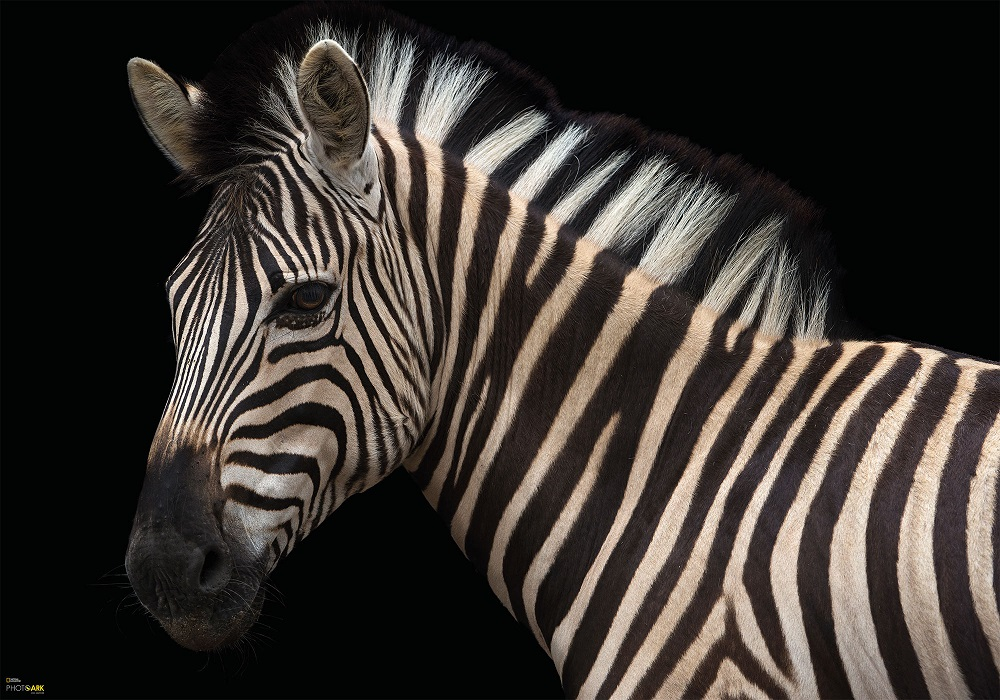
#> input picture Praktikum/Praktikum 4/Zebra.jpg, 1000 x 700 px, found by its file name
$ jupyter execute CV_4_Filters.ipynb
#> lines starting #> are read from the running program, lines starting #| are printed output that depends on the picture; after the words box and inside, x2 and y2 are one past the last pixel; in counts of white or black regions, pixels touching at a corner belong together
# Filters

[cell 1]
import matplotlib.image as mpimg
from matplotlib import pyplot as plt
import numpy as np
import matplotlib.colors as colors
import cv2

## Load and plot the image

### Convert the image to binary image

[cell 2]
img = cv2.imread(r"C:\Users\nessl\OneDrive\Desktop\Studium\Semester 4\Bildverstehen\Praktikum\Praktikum 4\Zebra.jpg", cv2.IMREAD_GRAYSCALE)
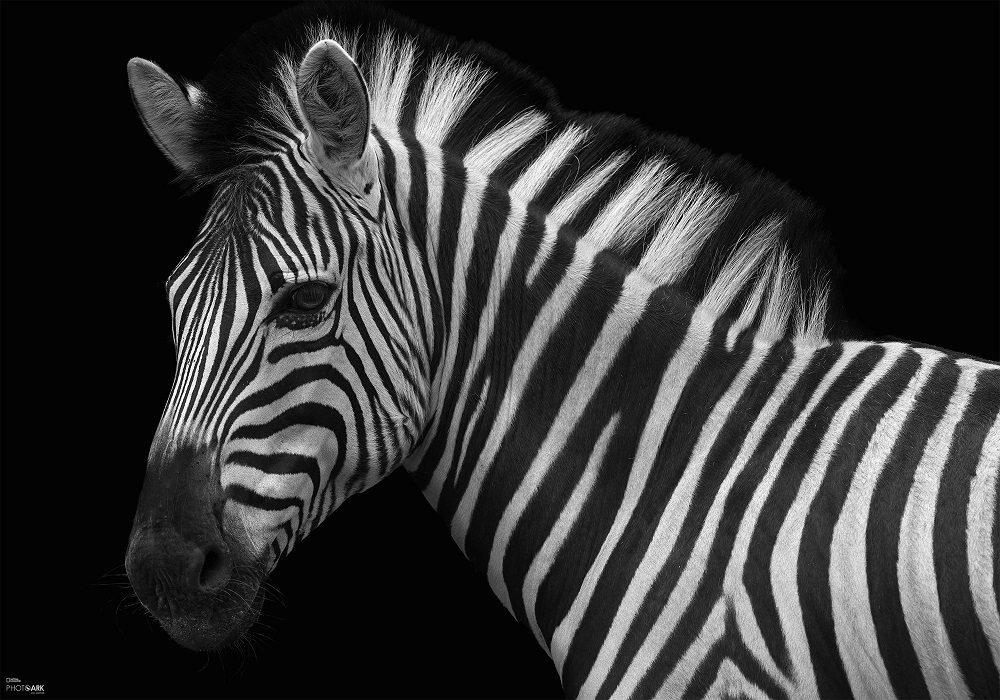
#> img: shape (700, 1000); min 0, max 255, mean 53.6
_, img = cv2.threshold(img, 127, 255, cv2.THRESH_BINARY)
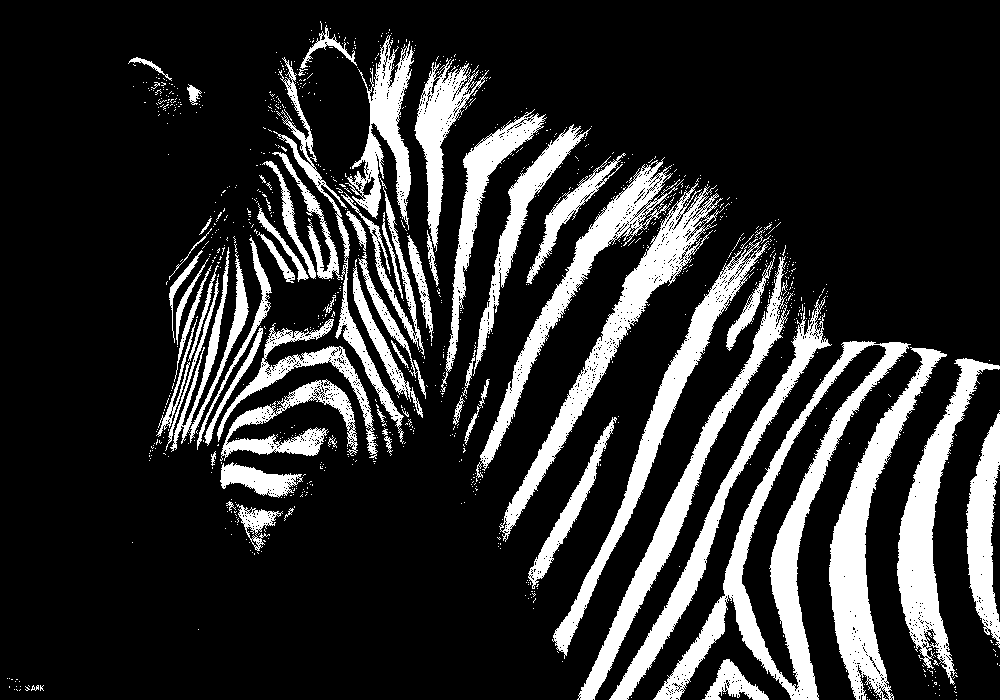
#> img: shape (700, 1000); 18.6% white; 1045 white regions (978 under 20 px), largest, box (x1, y1, x2, y2) and area: (653, 341, 911, 700) 14371, (829, 347, 947, 700) 10131, (499, 183, 724, 542) 8710

plt.imshow(img, cmap='gray')
plt.title('Binary Image')
plt.show()

### Implement the dilation method

[cell 3]
def dil_filter(img, l):
    for i in range(l):
        img = np.pad(img, ((1, 1), (1, 1)), mode='constant', constant_values=0)
        rows, cols = len(img), len(img[0])
        result_img = [[0] * cols for _ in range(rows)]

        for i in range(rows):
            for j in range(cols):
                max_value = img[i][j]

                for x in range(max(0, i-1), min(rows, i+2)):
                    for y in range(max(0, j-1), min(cols, j+2)):
                        max_value = max(max_value, img[x][y])
                result_img[i][j] = max_value
    return result_img

[cell 4]
def ero_filter(img, l):
    for i in range(l):
        img = np.pad(img, ((1, 1), (1, 1)), mode='constant', constant_values=0)
        rows, cols = len(img), len(img[0])
        result_img = [[0] * cols for _ in range(rows)]

        for i in range(rows):
            for j in range(cols):
                min_value = float('inf')

                for x in range(max(0, i-1), min(rows, i+2)):
                    for y in range(max(0, j-1), min(cols, j+2)):
                        min_value = min(min_value, img[x][y])

                result_img[i][j] = min_value

    return result_img

### Implement the erosion method

[cell 5]
fig, axs = plt.subplots(1, 2, figsize=(12, 6))
axs[0].imshow(dil_filter(img, 2), cmap='gray')
#> the loop in dil_filter, `for i in range(l):` made 2 passes
#> (rows, cols) on passes 1 to 2: (702, 1002), (704, 1004)
#> pass 1, in dil_filter, `img = np.pad(img, ((1, 1), (1, 1)), mode='constant', constant_values=0)`:
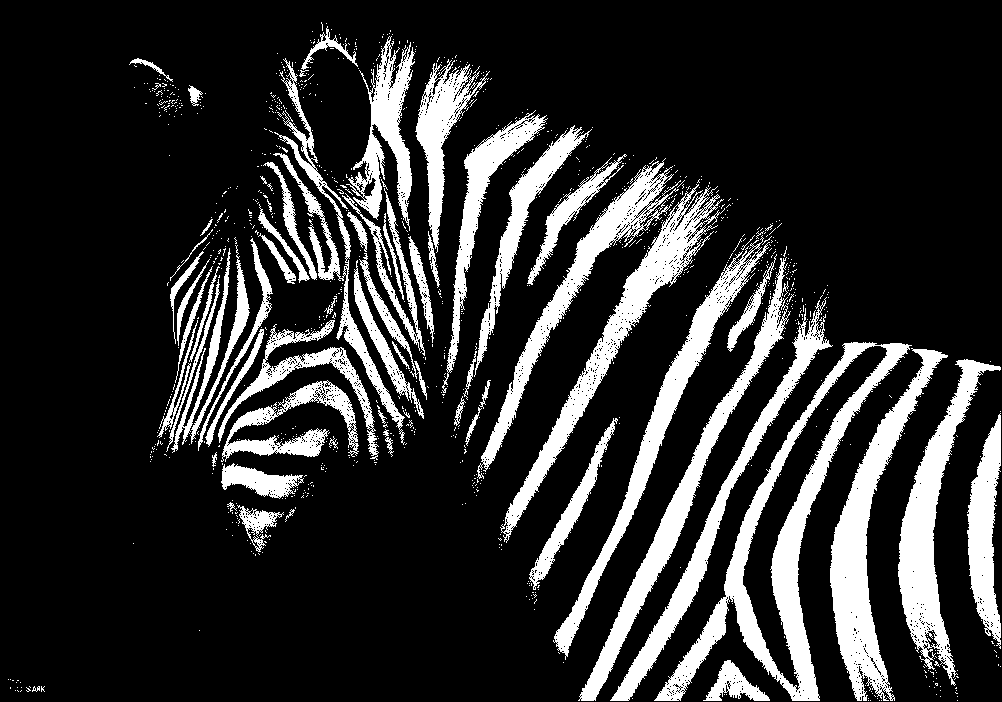
#> img: shape (702, 1002); 18.5% white; 1045 white regions (978 under 20 px), largest, box (x1, y1, x2, y2) and area: (654, 342, 912, 701) 14371, (830, 348, 948, 701) 10131, (500, 184, 725, 543) 8710
#> pass 2, in dil_filter, `img = np.pad(img, ((1, 1), (1, 1)), mode='constant', constant_values=0)`:
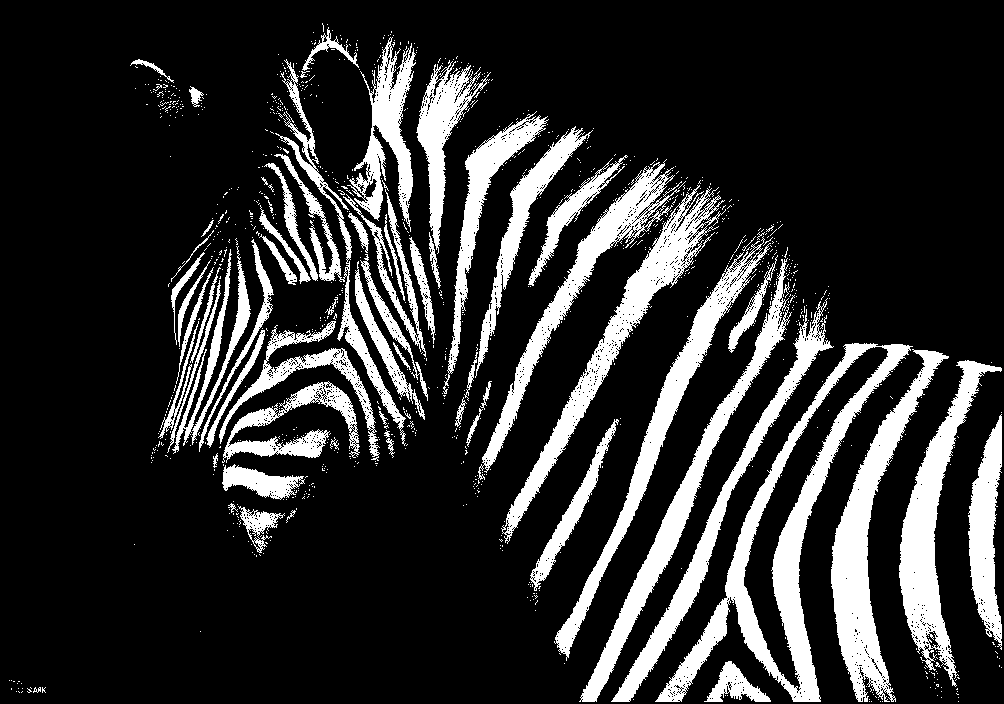
#> img: shape (704, 1004); 18.5% white; 1045 white regions (978 under 20 px), largest, box (x1, y1, x2, y2) and area: (655, 343, 913, 702) 14371, (831, 349, 949, 702) 10131, (501, 185, 726, 544) 8710
axs[0].set_title('Dilated Filter')
axs[0].axis('off')

axs[1].imshow(ero_filter(img, 2), cmap='gray')
#> the loop in ero_filter, `for i in range(l):` made 2 passes
axs[1].set_title('Eroded Filter')
axs[1].axis('off')

plt.show()
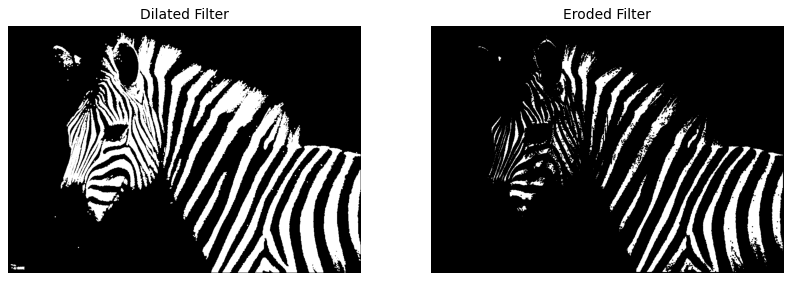
#> figure drawn by matplotlib, 2 panels

## Opening and Closing

[cell 6]
import random, copy

def add_noise(binary_image, max_noise_elements=50, max_noise_size=1):
    dc_img = copy.deepcopy(binary_image)

    h, w = binary_image.shape

    for i in range(max_noise_elements):
        # random row
        rand_row = random.randint(0, h)
        rand_col = random.randint(0, w)

        # random cluster (like a kernel)
        left = max(0, rand_row - max_noise_size)
        top = max(0, rand_col - max_noise_size)
        right = min(w-1, rand_row + max_noise_size)
        bottom = min(h-1, rand_col + max_noise_size)

        # only if no neighbor is already filled with 1s
        if dc_img[top:bottom, left:right].sum() == 0:
            for height in range(top, bottom):
                for width in range(left, right):
                    val = random.randint(0, 1)
                    dc_img[height, width] = val

    return dc_img

[cell 7]
for i in range(len(img)):
    for j in range(len(img[0])):
        img[i][j] = img[i][j]/255
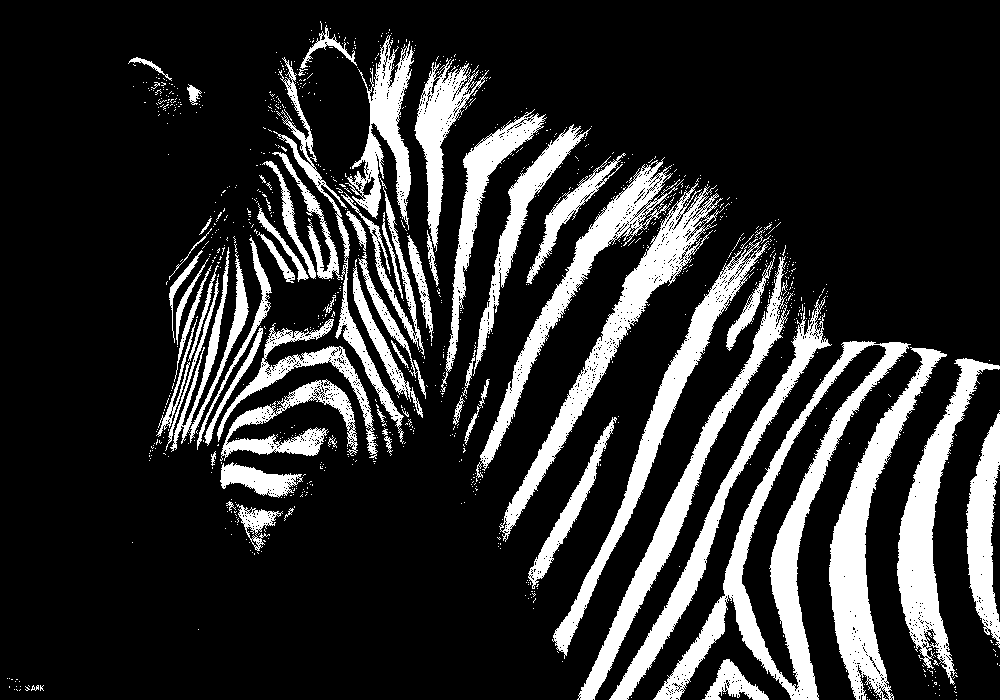
#> img: shape (700, 1000); values 0 (black) and 1 (white), 18.6% white; 1045 white regions (978 under 20 px), largest, box (x1, y1, x2, y2) and area: (653, 341, 911, 700) 14371, (829, 347, 947, 700) 10131, (499, 183, 724, 542) 8710

[cell 8]
fig, axs = plt.subplots(1, 2, figsize=(12, 6))
axs[0].imshow(add_noise(img, 200, 10), cmap='gray')
#> after the loop in add_noise, `for i in range(max_noise_elements):`:
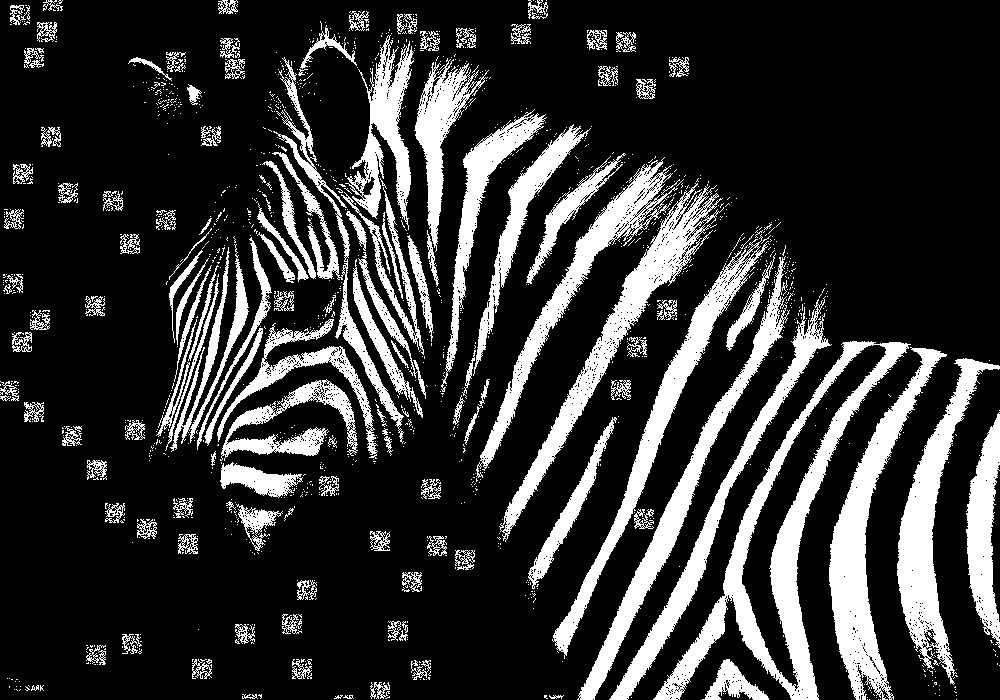
#> dc_img: shape (700, 1000); values 0 (black) and 1 (white), 20.4% white; 1394 white regions (1251 under 20 px), largest, box (x1, y1, x2, y2) and area: (653, 341, 911, 700) 14371, (829, 347, 947, 700) 10131, (499, 183, 724, 542) 8710
axs[0].set_title('Noisy img')
axs[0].axis('off')

axs[1].imshow(img, cmap='gray')
axs[1].set_title('Binary img')
axs[1].axis('off')

plt.show()
